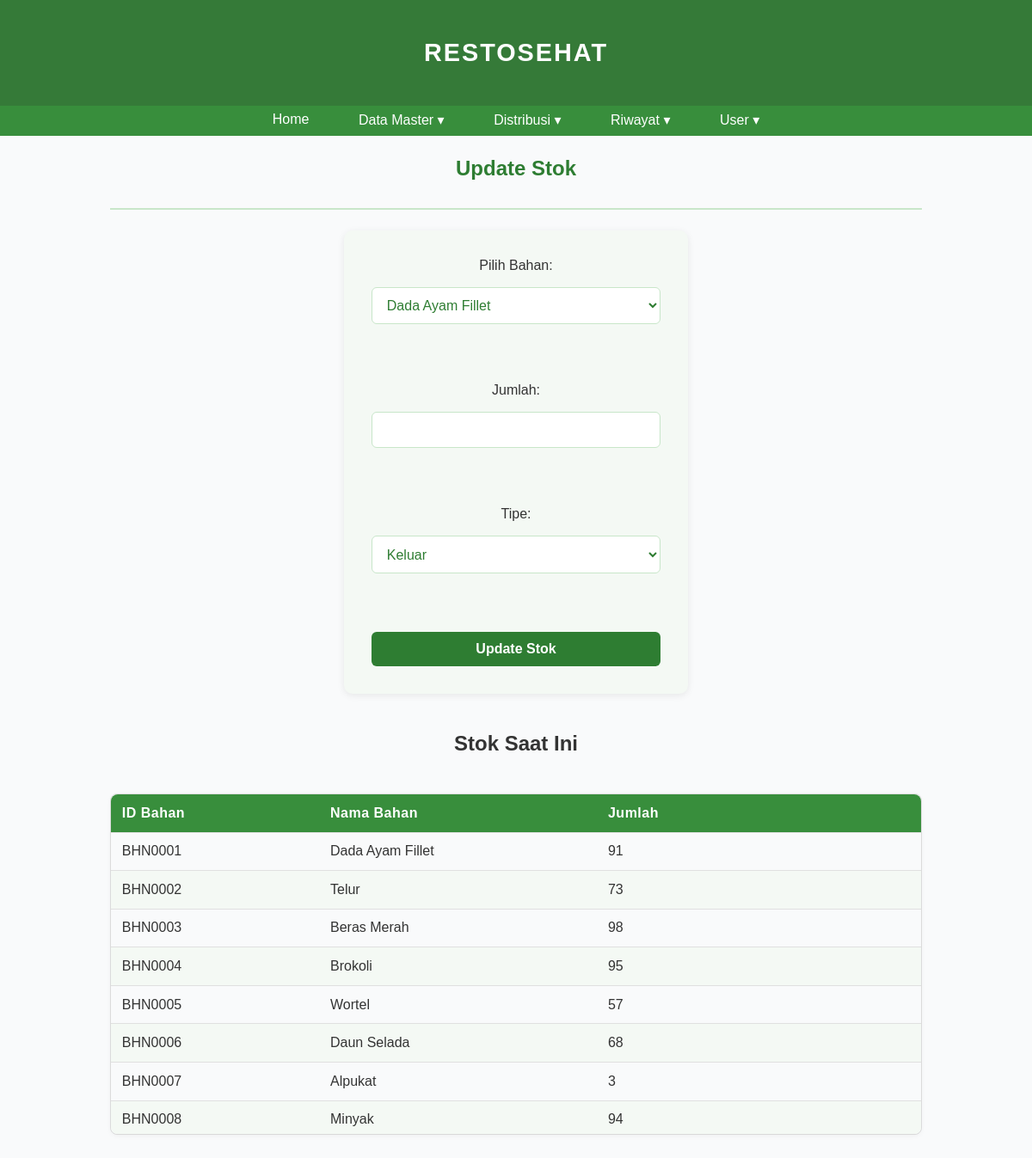
The page /update_stok/CBG0001 (signed in) on the database its author committed.
### main.py (models this page shows, shortened)
class Stock(db.Model):
    idPrefix = 'STK'
    id = db.Column(db.String(5), primary_key=True)
    idCabang = db.Column(db.String(5), ForeignKey('cabang.id', ondelete='CASCADE'), nullable=False,)
    idBahan = db.Column(db.String(5), ForeignKey('bahan.id', ondelete='CASCADE'), nullable=False)
    namaBahan = db.Column(db.String(200), nullable=False)
    jmlhBahan = db.Column(db.Integer, nullable=False)

### main.py (the view, shortened to what this page needs)
@app.route("/update_stok/<idCabang>", methods=["POST", "GET"])
@login_required
def update_stok(idCabang):
    idBahan = request.args.get("idBahan")
    cabang = Cabang.query.get_or_404(idCabang)
    stok_list = Stock.query.filter_by(idCabang=idCabang).all()
    bahans = Bahan.query.all()
    return render_template("update_stok.html", cabang=cabang, stok_list=stok_list, bahans=bahans, selected_bahan=idBahan)

### main.py (called while the page is built)
@login_manager.user_loader
def load_user(user_id):
    return User.query.get(user_id)

### templates/update_stok.html (shortened to what this page needs)
{% extends 'base.html' %}
{% block body %}
<div class="content">
    <div class="head-content">
        <p>Update Stok</p>
    </div>
    <div class="main-content">
        <form action="{{ url_for('update_stok', idCabang=cabang.id) }}" method="POST" style="text-align:center;">
            <label for="idBahan">Pilih Bahan:</label>
            <select name="idBahan" id="idBahan" required>
                {% for bahan in bahans %}
                <option value="{{ bahan.id }}" {% if selected_bahan == bahan.id %}selected{% endif %}>{{ bahan.namaBahan }}</option>
                {% endfor %}
            </select>
            <br><br>
            <label for="jumlah">Jumlah:</label>
            <input type="number" name="jumlah" id="jumlah" min="1" required>
            <br><br>
            <label for="tipe">Tipe:</label>
            <select name="tipe" id="tipe" required>
                <option value="keluar">Keluar</option>
            </select>
            <br><br>
            <input type="submit" value="Update Stok">
        </form>
        <h2 style="text-align:center;">Stok Saat Ini</h2>
        <div class="table-container">
            <table>
                <thead>
                    <tr>
                        <th>ID Bahan</th>
                        <th>Nama Bahan</th>
                        <th>Jumlah</th>
                    </tr>
                </thead>
                <tbody>
                    {% for stok in stok_list %}
                    <tr>
                        <td>{{ stok.idBahan }}</td>
                        <td>{{ stok.namaBahan }}</td>
                        <td>{{ stok.jmlhBahan }}</td>
                    </tr>
                    {% endfor %}
                </tbody>
            </table>
        </div>
    </div>
</div>
{% endblock %}

### rows shown on the page
Stock: idBahan "BHN0001", namaBahan "Dada Ayam Fillet", jmlhBahan "91"
Stock: idBahan "BHN0002", namaBahan "Telur", jmlhBahan "73"
Stock: idBahan "BHN0003", namaBahan "Beras Merah", jmlhBahan "98"
Stock: idBahan "BHN0004", namaBahan "Brokoli", jmlhBahan "95"
Stock: idBahan "BHN0005", namaBahan "Wortel", jmlhBahan "57"
Stock: idBahan "BHN0006", namaBahan "Daun Selada", jmlhBahan "68"
Stock: idBahan "BHN0007", namaBahan "Alpukat", jmlhBahan "3"
Stock: idBahan "BHN0008", namaBahan "Minyak", jmlhBahan "94"

### other values the page prints
form field idBahan "Dada Ayam Fillet"
